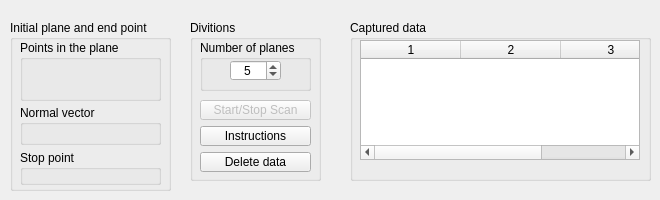
    <widget class="QWidget" name="tab_2">
     <attribute name="title">
      <string>Scan planes</string>
     </attribute>
     <widget class="QGroupBox" name="groupBox_21">
      <property name="geometry">
       <rect>
        <x>10</x>
        <y>20</y>
        <width>161</width>
        <height>171</height>
       </rect>
      </property>
      <property name="title">
       <string>Initial plane and end point</string>
      </property>
      <widget class="QGroupBox" name="groupBox_22">
       <property name="geometry">
        <rect>
         <x>10</x>
         <y>20</y>
         <width>141</width>
         <height>61</height>
        </rect>
       </property>
       <property name="title">
        <string>Points in the plane</string>
       </property>
       <widget class="QLabel" name="PointsLbl_SP">
        <property name="geometry">
         <rect>
          <x>10</x>
          <y>15</y>
          <width>121</width>
          <height>41</height>
         </rect>
        </property>
        <property name="font">
         <font>
          <pointsize>8</pointsize>
         </font>
        </property>
        <property name="text">
         <string/>
        </property>
        <property name="alignment">
         <set>Qt::AlignCenter</set>
        </property>
        <property name="wordWrap">
         <bool>true</bool>
        </property>
       </widget>
      </widget>
      <widget class="QGroupBox" name="groupBox_23">
       <property name="geometry">
        <rect>
         <x>10</x>
         <y>85</y>
         <width>141</width>
         <height>40</height>
        </rect>
       </property>
       <property name="title">
        <string>Normal vector</string>
       </property>
       <widget class="QLabel" name="NormalLbl_SP">
        <property name="geometry">
         <rect>
          <x>10</x>
          <y>15</y>
          <width>121</width>
          <height>16</height>
         </rect>
        </property>
        <property name="font">
         <font>
          <pointsize>8</pointsize>
         </font>
        </property>
        <property name="text">
         <string/>
        </property>
        <property name="alignment">
         <set>Qt::AlignCenter</set>
        </property>
       </widget>
      </widget>
      <widget class="QGroupBox" name="groupBox_25">
       <property name="geometry">
        <rect>
         <x>10</x>
         <y>130</y>
         <width>141</width>
         <height>35</height>
        </rect>
       </property>
       <property name="title">
        <string>Stop point</string>
       </property>
       <widget class="QLabel" name="StopPointLbl">
        <property name="geometry">
         <rect>
          <x>10</x>
          <y>15</y>
          <width>121</width>
          <height>16</height>
         </rect>
        </property>
        <property name="font">
         <font>
          <pointsize>8</pointsize>
         </font>
        </property>
        <property name="text">
         <string/>
        </property>
        <property name="alignment">
         <set>Qt::AlignCenter</set>
        </property>
       </widget>
      </widget>
     </widget>
     <widget class="QGroupBox" name="groupBox_24">
      <property name="geometry">
       <rect>
        <x>350</x>
        <y>20</y>
        <width>301</width>
        <height>161</height>
       </rect>
      </property>
      <property name="title">
       <string>Captured data</string>
      </property>
      <widget class="QTableWidget" name="ScanPlanesTable">
       <property name="geometry">
        <rect>
         <x>10</x>
         <y>20</y>
         <width>280</width>
         <height>120</height>
        </rect>
       </property>
       <property name="sizeIncrement">
        <size>
         <width>0</width>
         <height>101</height>
        </size>
       </property>
       <property name="selectionBehavior">
        <enum>QAbstractItemView::SelectRows</enum>
       </property>
       <property name="rowCount">
        <number>0</number>
       </property>
       <property name="columnCount">
        <number>3</number>
       </property>
       <column/>
       <column/>
       <column/>
      </widget>
     </widget>
     <widget class="QGroupBox" name="groupBox_26">
      <property name="geometry">
       <rect>
        <x>190</x>
        <y>20</y>
        <width>131</width>
        <height>161</height>
       </rect>
      </property>
      <property name="title">
       <string>Divitions</string>
      </property>
      <widget class="QGroupBox" name="groupBox_27">
       <property name="geometry">
        <rect>
         <x>10</x>
         <y>20</y>
         <width>111</width>
         <height>51</height>
        </rect>
       </property>
       <property name="title">
        <string>Number of planes</string>
       </property>
       <widget class="QSpinBox" name="NPlanes_SP">
        <property name="geometry">
         <rect>
          <x>30</x>
          <y>20</y>
          <width>51</width>
          <height>21</height>
         </rect>
        </property>
        <property name="alignment">
         <set>Qt::AlignCenter</set>
        </property>
        <property name="minimum">
         <number>2</number>
        </property>
        <property name="value">
         <number>5</number>
        </property>
       </widget>
      </widget>
      <widget class="QWidget" name="layoutWidget">
       <property name="geometry">
        <rect>
         <x>10</x>
         <y>80</y>
         <width>111</width>
         <height>72</height>
        </rect>
       </property>
       <layout class="QVBoxLayout" name="verticalLayout_8">
        <item>
         <widget class="QPushButton" name="StartStopBtn_SP">
          <property name="enabled">
           <bool>false</bool>
          </property>
          <property name="text">
           <string>Start/Stop Scan</string>
          </property>
         </widget>
        </item>
        <item>
         <widget class="QPushButton" name="InstructionsBtn_SP">
          <property name="text">
           <string>Instructions</string>
          </property>
         </widget>
        </item>
        <item>
         <widget class="QPushButton" name="Delete_SP">
          <property name="text">
           <string>Delete data</string>
          </property>
         </widget>
        </item>
       </layout>
      </widget>
     </widget>
    </widget>
